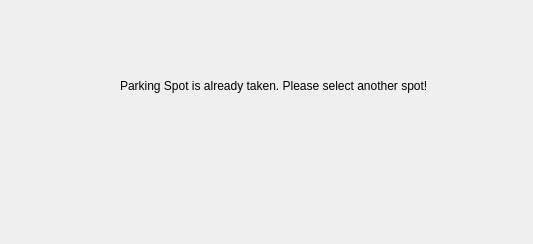
<?xml version="1.0" encoding="UTF-8"?>
<ui version="4.0">
 <class>occupiedDialog</class>
 <widget class="QDialog" name="occupiedDialog">
  <property name="geometry">
   <rect>
    <x>0</x>
    <y>0</y>
    <width>533</width>
    <height>244</height>
   </rect>
  </property>
  <property name="windowTitle">
   <string>Dialog</string>
  </property>
  <widget class="QLabel" name="label">
   <property name="geometry">
    <rect>
     <x>120</x>
     <y>40</y>
     <width>481</width>
     <height>91</height>
    </rect>
   </property>
   <property name="text">
    <string>Parking Spot is already taken. Please select another spot!</string>
   </property>
  </widget>
 </widget>
 <resources/>
 <connections/>
</ui>
